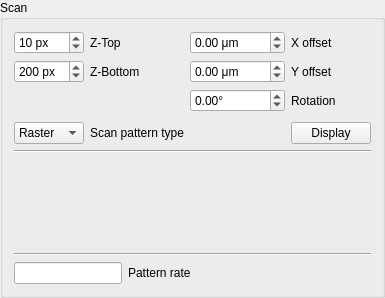
<?xml version="1.0" encoding="UTF-8"?>
<ui version="4.0">
 <class>ScanGroupBox</class>
 <widget class="QGroupBox" name="ScanGroupBox">
  <property name="geometry">
   <rect>
    <x>0</x>
    <y>0</y>
    <width>380</width>
    <height>298</height>
   </rect>
  </property>
  <property name="minimumSize">
   <size>
    <width>0</width>
    <height>0</height>
   </size>
  </property>
  <property name="maximumSize">
   <size>
    <width>16777215</width>
    <height>16777215</height>
   </size>
  </property>
  <property name="title">
   <string>Scan</string>
  </property>
  <property name="flat">
   <bool>true</bool>
  </property>
  <property name="checkable">
   <bool>false</bool>
  </property>
  <layout class="QGridLayout" name="gridLayout">
   <item row="2" column="1" colspan="2">
    <widget class="Line" name="line2">
     <property name="orientation">
      <enum>Qt::Horizontal</enum>
     </property>
    </widget>
   </item>
   <item row="4" column="1" colspan="2">
    <widget class="Line" name="line">
     <property name="orientation">
      <enum>Qt::Horizontal</enum>
     </property>
    </widget>
   </item>
   <item row="5" column="1" colspan="2">
    <layout class="QGridLayout" name="grid1">
     <item row="0" column="0">
      <widget class="QLineEdit" name="linePatternRate">
       <property name="sizePolicy">
        <sizepolicy hsizetype="Maximum" vsizetype="Fixed">
         <horstretch>0</horstretch>
         <verstretch>0</verstretch>
        </sizepolicy>
       </property>
       <property name="autoFillBackground">
        <bool>false</bool>
       </property>
       <property name="readOnly">
        <bool>true</bool>
       </property>
      </widget>
     </item>
     <item row="0" column="1">
      <widget class="QLabel" name="labelPatternRate">
       <property name="text">
        <string>Pattern rate</string>
       </property>
      </widget>
     </item>
    </layout>
   </item>
   <item row="3" column="1" colspan="2">
    <widget class="QWidget" name="ScanWidget" native="true"/>
   </item>
   <item row="1" column="1" colspan="2">
    <layout class="QGridLayout" name="grid2">
     <item row="1" column="1">
      <widget class="QLabel" name="labelZBottom">
       <property name="toolTip">
        <string>A-lines are cropped to this number of uppermost pixels on display and acquisition</string>
       </property>
       <property name="text">
        <string>Z-Bottom</string>
       </property>
      </widget>
     </item>
     <item row="4" column="1">
      <widget class="QLabel" name="labelScanPatternType">
       <property name="toolTip">
        <string>Number of pixels to crop from the top of the A-line</string>
       </property>
       <property name="text">
        <string>Scan pattern type</string>
       </property>
       <property name="textFormat">
        <enum>Qt::PlainText</enum>
       </property>
      </widget>
     </item>
     <item row="3" column="0">
      <spacer name="verticalSpacer">
       <property name="orientation">
        <enum>Qt::Vertical</enum>
       </property>
       <property name="sizeType">
        <enum>QSizePolicy::Minimum</enum>
       </property>
       <property name="sizeHint" stdset="0">
        <size>
         <width>0</width>
         <height>4</height>
        </size>
       </property>
      </spacer>
     </item>
     <item row="0" column="0">
      <widget class="QSpinBox" name="spinZTop">
       <property name="toolTip">
        <string>Number of pixels to crop from the top of the A-line</string>
       </property>
       <property name="suffix">
        <string> px</string>
       </property>
       <property name="maximum">
        <number>1024</number>
       </property>
       <property name="value">
        <number>10</number>
       </property>
      </widget>
     </item>
     <item row="0" column="1">
      <widget class="QLabel" name="labelZTop">
       <property name="toolTip">
        <string>Number of pixels to crop from the top of the A-line</string>
       </property>
       <property name="text">
        <string>Z-Top</string>
       </property>
      </widget>
     </item>
     <item row="1" column="0">
      <widget class="QSpinBox" name="spinZBottom">
       <property name="toolTip">
        <string>A-lines are cropped to this number of uppermost pixels on display and acquisition</string>
       </property>
       <property name="suffix">
        <string> px</string>
       </property>
       <property name="minimum">
        <number>1</number>
       </property>
       <property name="maximum">
        <number>1025</number>
       </property>
       <property name="value">
        <number>200</number>
       </property>
      </widget>
     </item>
     <item row="4" column="0">
      <widget class="QComboBox" name="comboScanPattern">
       <property name="styleSheet">
        <string notr="true"/>
       </property>
       <item>
        <property name="text">
         <string>Raster</string>
        </property>
       </item>
       <item>
        <property name="text">
         <string>Line</string>
        </property>
       </item>
       <item>
        <property name="text">
         <string>Circle</string>
        </property>
       </item>
      </widget>
     </item>
     <item row="1" column="2">
      <widget class="QDoubleSpinBox" name="spinYOffset">
       <property name="suffix">
        <string> μm</string>
       </property>
       <property name="minimum">
        <double>-9999.000000000000000</double>
       </property>
       <property name="maximum">
        <double>9999.000000000000000</double>
       </property>
      </widget>
     </item>
     <item row="0" column="2">
      <widget class="QDoubleSpinBox" name="spinXOffset">
       <property name="suffix">
        <string> μm</string>
       </property>
       <property name="minimum">
        <double>-9999.000000000000000</double>
       </property>
       <property name="maximum">
        <double>9999.000000000000000</double>
       </property>
      </widget>
     </item>
     <item row="2" column="2">
      <widget class="QDoubleSpinBox" name="spinRotation">
       <property name="toolTip">
        <string>The angle by which to rotate the scan pattern</string>
       </property>
       <property name="suffix">
        <string>°</string>
       </property>
       <property name="minimum">
        <double>-359.990000000000009</double>
       </property>
       <property name="maximum">
        <double>359.990000000000009</double>
       </property>
      </widget>
     </item>
     <item row="2" column="3">
      <widget class="QLabel" name="labelRotation">
       <property name="maximumSize">
        <size>
         <width>100</width>
         <height>16777215</height>
        </size>
       </property>
       <property name="toolTip">
        <string>The angle by which to rotate the scan pattern</string>
       </property>
       <property name="text">
        <string>Rotation</string>
       </property>
      </widget>
     </item>
     <item row="1" column="3">
      <widget class="QLabel" name="labelYOffset">
       <property name="text">
        <string>Y offset</string>
       </property>
      </widget>
     </item>
     <item row="0" column="3">
      <widget class="QLabel" name="labelXOffset">
       <property name="text">
        <string>X offset</string>
       </property>
      </widget>
     </item>
     <item row="4" column="3">
      <widget class="QPushButton" name="pushPreview">
       <property name="toolTip">
        <string>Display the scan pattern positions and signals</string>
       </property>
       <property name="text">
        <string>Display</string>
       </property>
      </widget>
     </item>
    </layout>
   </item>
  </layout>
 </widget>
 <resources/>
 <connections/>
</ui>
